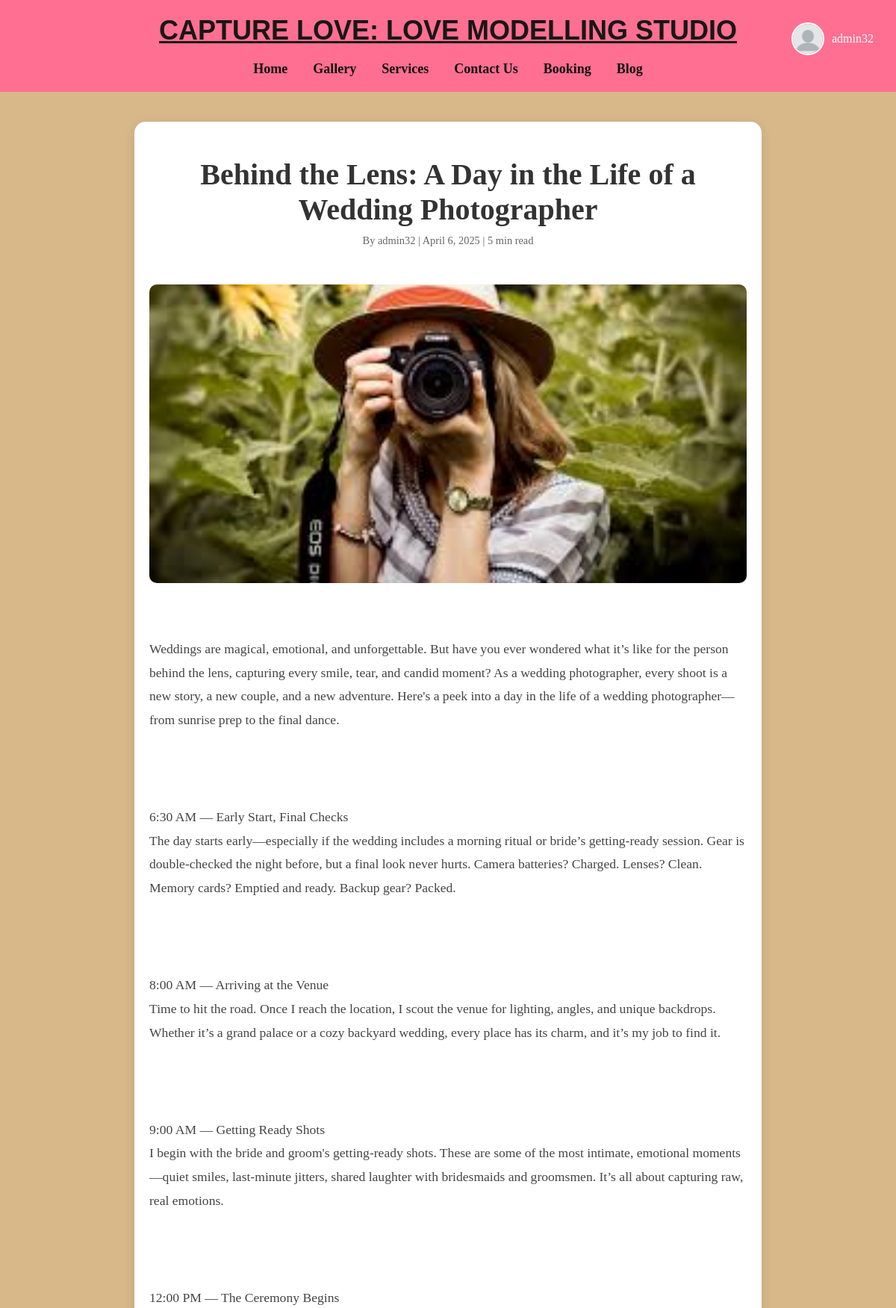
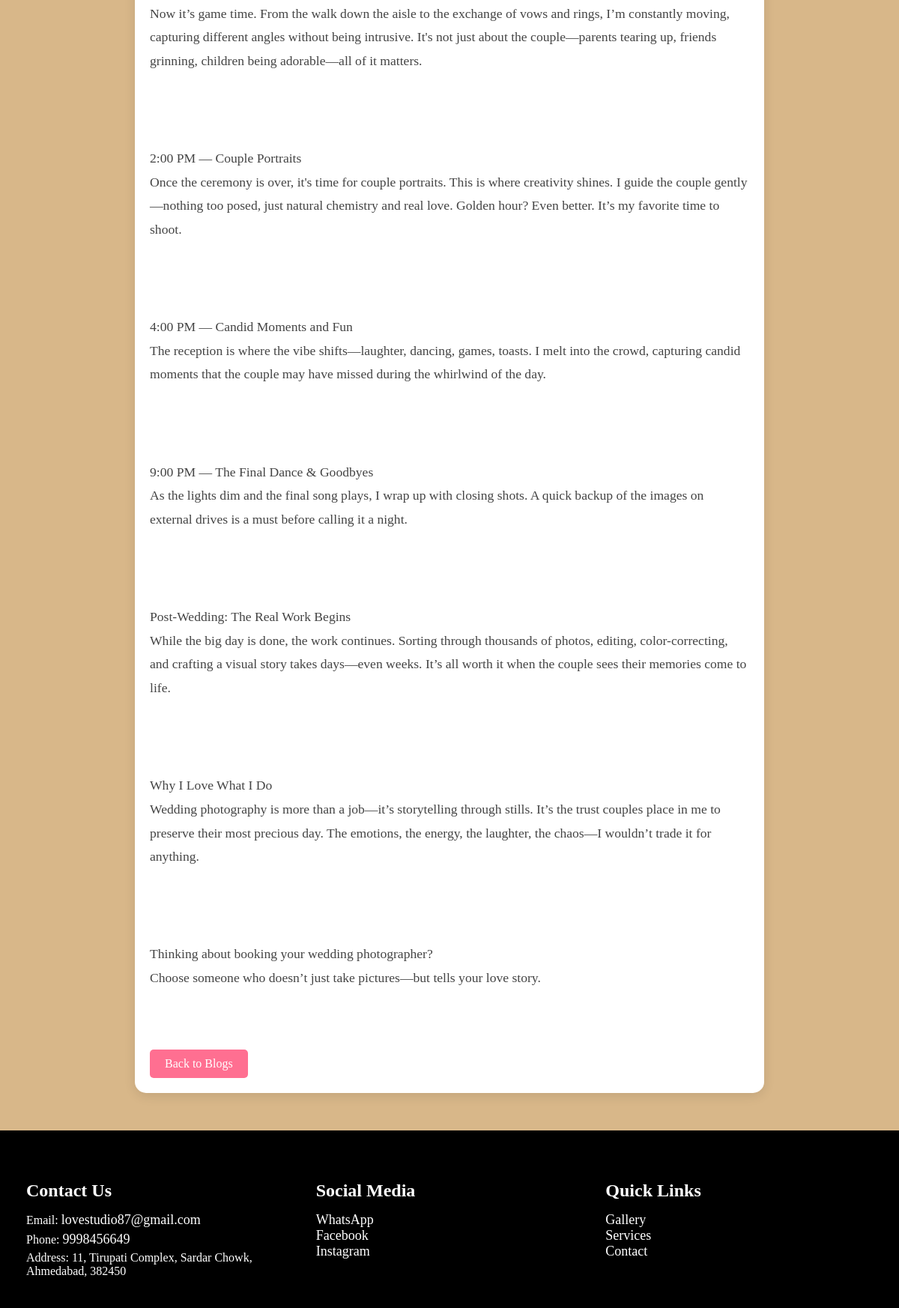
The app's page /blog/5/ (signed in) with its own data (2 pictures, top to bottom).
### home/models.py (models this page shows, shortened)
class Blog(models.Model):
    title = models.CharField(max_length=200, default="Untitled Blog")
    content = models.TextField(default="")
    image = models.ImageField(upload_to='blog_images/', null=True, blank=True)
    author = models.ForeignKey(CustomUser, on_delete=models.SET_NULL, null=True)
    created_at = models.DateTimeField(default=timezone.now)
    short_description = models.TextField(max_length=200, blank=True)
    read_time = models.IntegerField(default=5)
    category = models.CharField(max_length=50, default='General')
    class Meta:
        ordering = ['-created_at']

class CustomUser(AbstractUser):
    email_verified = models.BooleanField(default=False)
    phone_number = models.CharField(max_length=15, blank=True, null=True)
    profile_pic = models.ImageField(upload_to='profile_pics/', null=True, blank=True)
    is_active = models.BooleanField(default=False)  # Default to inactive until email verified
    groups = models.ManyToManyField(Group, related_name="customuser_set", blank=True)
    user_permissions = models.ManyToManyField(
        Permission,
        related_name="customuser_permissions_set",
        blank=True
    )
    class Meta:
        verbose_name = 'User'
        verbose_name_plural = 'Users'
    def __str__(self):
        return self.username

### home/views.py (the view)
# urls.py: path('blog/<int:blog_id>/', views.blog_detail, name='blog_detail'),
def blog_detail(request, blog_id):
    blog = get_object_or_404(Blog, id=blog_id)
    return render(request, "blog_detail.html", {'blog': blog})

### home/templates/blog_detail.html (shortened to what this page needs)
{% extends 'base.html' %}
{% block content %}
<div class="blog-detail-container">
    <div class="blog-header">
        <h1 class="blog-title">{{ blog.title }}</h1>
        <div class="blog-meta">
            <span>By {{ blog.author|default:"Admin" }}</span> |
            <span>{{ blog.created_at|date:"F j, Y" }}</span> |
            <span>{{ blog.read_time }} min read</span>
        </div>
    </div>
    {% if blog.image %}
        <img src="{{ blog.image.url }}" alt="{{ blog.title }}" class="blog-image">
    {% endif %}
    <div class="blog-content">
        {{ blog.content|linebreaks }}
    </div>
    <a href="{% url 'blog' %}" class="back-button">Back to Blogs</a>
</div>
{% endblock %}

### home/templates/base.html (shortened to what this page needs)
<!DOCTYPE html>
<html lang="en">
<head>
</head>
<body>
    <header>
        <div class="logo">
            <u><b>CAPTURE LOVE: LOVE MODELLING STUDIO</b></u>
        </div>
        <div class="auth-section">
            {% if user.is_authenticated %}
            <div class="profile-section" style="display: flex; align-items: center; gap: 10px; margin-top: 10px;">
                <a href="{% url 'edit_profile' %}" class="profile-link"
                    style="display: flex; align-items: center; text-decoration: none;">
                    {% if user.profile.profile_pic %}
                    <img src="{{ user.profile.profile_pic.url }}" alt="Profile" class="profile-pic">
                    {% else %}
                    <img src="/static/images/default-profile.png" alt="Profile" class="profile-pic">
                    {% endif %}
                    <span class="username">{{ user.username }}</span>
                </a>
            </div>
            {% else %}
            <div class="auth-buttons">
                <a href="{% url 'login' %}" class="auth-button">Login</a>
                <a href="{% url 'signup' %}" class="auth-button">Sign Up</a>
            </div>
            {% endif %}
        </div>
        <nav>
            <a href="{% url 'home' %}"><b>Home</b></a>
            <a href="{% url 'gallery' %}"><b>Gallery</b></a>
            <a href="{% url 'services' %}"><b>Services</b></a>
            <a href="{% url 'contact' %}"><b>Contact Us</b></a>
            <a href="{% url 'booking' %}"><b>Booking</b></a>
            <a href="{% url 'blog' %}"><b>Blog</b></a>
        </nav>
    </header>
    <div class="content">
        {% block content %}
        {% endblock %}
    </div>
    <footer>
        <div class="footer-container">
            <div class="footer-section">
                <h4>Contact Us</h4>
                <p>Email: <a href="mailto:info@lovestudio87.com">lovestudio87@gmail.com</a></p>
                <p>Phone: <a href="tel:9998456649">9998456649</a></p>
                <p>Address: 11, Tirupati Complex, Sardar Chowk, Ahmedabad, 382450</p>
            </div>
            <div class="footer-section">
                <h4>Social Media</h4>
                <a href="https://wa.me/yourwhatsappnumber" target="_blank">WhatsApp</a><br>
                <a href="https://www.facebook.com/yourpage" target="_blank">Facebook</a><br>
                <a href="https://www.instagram.com/yourprofile" target="_blank">Instagram</a>
            </div>
            <div class="footer-section">
                <h4>Quick Links</h4>
                <a href="{% url 'gallery' %}">Gallery</a><br>
                <a href="{% url 'services' %}">Services</a><br>
                <a href="{% url 'contact' %}">Contact</a>
            </div>
        </div>
    </footer>
</body>
</html>

### home/templates/base.html (style rules this page uses)
body { font-family: 'Georgia', serif; margin: 0; padding: 0; background: linear-gradient(to bottom right, #d8b789, #d8b789); color: #000000; }
header { text-align: center; padding: 20px; background: #ff6f91; color: #fff; position: relative; }
.logo { font-size: 36px; color: #181717; font-family: 'Cursive', sans-serif; display: flex; align-items: center; justify-content: center; }
.profile-section { position: absolute; top: 20px; right: 20px; display: flex; align-items: center; cursor: pointer; text-decoration: none; }
.profile-pic { width: 40px; height: 40px; border-radius: 50%; margin-right: 10px; object-fit: cover; border: 2px solid white; }
.username { color: white; font-size: 16px; margin-right: 10px; }
nav { text-align: center; margin-top: 20px; }
nav a { margin: 0 15px; text-decoration: none; color: #0d0d0d; font-size: 18px; }
footer { background-color: #000000; color: white; text-align: center; padding: 20px; margin-top: 50px; }
.footer-container { display: flex; justify-content: space-around; background-color: #000000; color: white; text-align: left; max-width: 1200px; margin: 0 auto; }
.footer-section { flex: 1; padding: 15px; }
.footer-section h4 { color: #fff; font-size: 24px; margin-bottom: 15px; }
.footer-section a { color: #ffffff; text-decoration: none; font-size: 18px; transition: color 0.3s ease, text-decoration 0.3s ease; }
footer p, footer a { margin: 5px 0; }

### home/templates/blog_detail.html (style rules this page uses)
.blog-detail-container { max-width: 800px; margin: 40px auto; padding: 20px; background: white; border-radius: 15px; box-shadow: 0 4px 15px rgba(0, 0, 0, 0.1); }
.blog-header { text-align: center; margin-bottom: 30px; }
.blog-title { color: #333; font-size: 2.5em; margin-bottom: 10px; }
.blog-meta { color: #666; font-size: 0.9em; margin-bottom: 20px; }
.blog-image { width: 100%; max-height: 400px; object-fit: cover; border-radius: 10px; margin: 20px 0; }
.blog-content { line-height: 1.8; font-size: 1.1em; color: #444; white-space: pre-line; }
.back-button { display: inline-block; margin-top: 30px; padding: 10px 20px; background-color: #ff6f91; color: white; text-decoration: none; border-radius: 5px; transition: background-color 0.3s; }

### records on screen
Blog: title "Behind the Lens: A Day in the Life of a Wedding Photographer", author "admin32", created_at "April 6, 2025", read_time "5", image (picture), content "Weddings are magical, emotional, and unforgettable. But have you ever wondered what it’s like for the person behind the lens, capturing every smile, tear, and candid moment? As a wedding photographer, every shoot is a new story, a new couple, and a new adventure. Here's a peek into a day in the life of a wedding photographer—from sunrise prep to the final dance. 6:30 AM — Early Start, Final Checks The day starts early—especially if the wedding includes a morning ritual or bride’s getting-ready session. Gear is double-checked the night before, but a final look never hurts. Camera batteries? Charged. Lenses? Clean. Memory cards? Emptied and ready. Backup gear? Packed. 8:00 AM — Arriving at…"

### other values on screen
{{ user.username }} "admin32"
